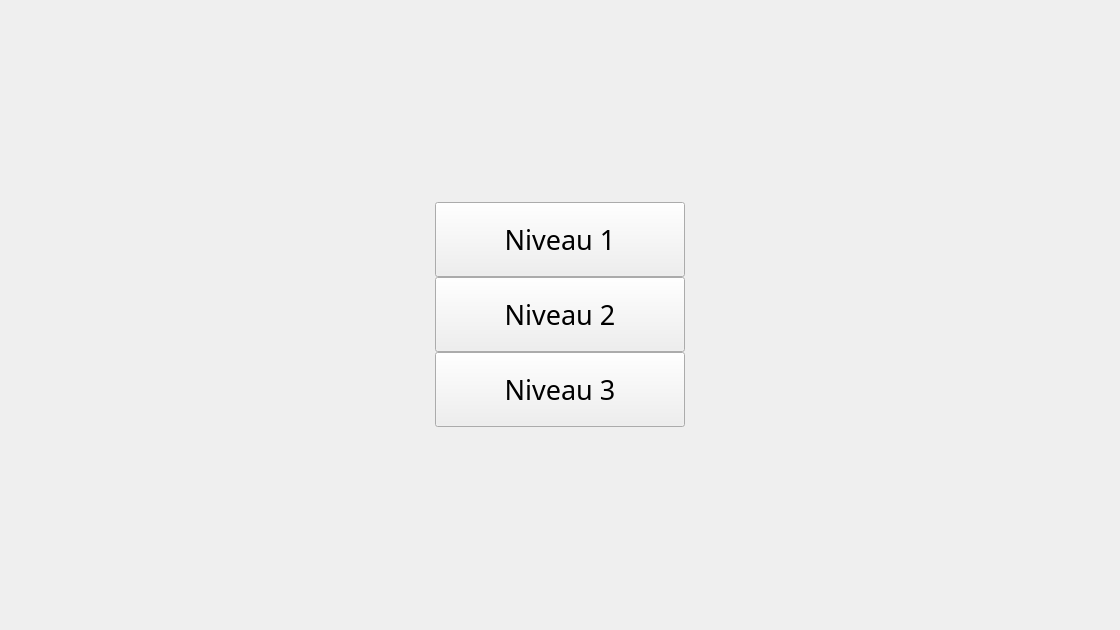
<?xml version="1.0" encoding="UTF-8"?>
<ui version="4.0">
 <class>GameWindow</class>
 <widget class="QMainWindow" name="GameWindow">
  <property name="geometry">
   <rect>
    <x>0</x>
    <y>0</y>
    <width>1120</width>
    <height>630</height>
   </rect>
  </property>
  <property name="windowTitle">
   <string>GameWindow</string>
  </property>
  <widget class="QWidget" name="centralwidget">
   <layout class="QVBoxLayout" name="verticalLayout_2">
    <property name="spacing">
     <number>0</number>
    </property>
    <property name="leftMargin">
     <number>0</number>
    </property>
    <property name="topMargin">
     <number>0</number>
    </property>
    <property name="rightMargin">
     <number>0</number>
    </property>
    <property name="bottomMargin">
     <number>0</number>
    </property>
    <item>
     <layout class="QHBoxLayout" name="horizontalLayout">
      <item>
       <spacer name="horizontalSpacer_2">
        <property name="orientation">
         <enum>Qt::Horizontal</enum>
        </property>
        <property name="sizeHint" stdset="0">
         <size>
          <width>40</width>
          <height>20</height>
         </size>
        </property>
       </spacer>
      </item>
      <item>
       <layout class="QVBoxLayout" name="verticalLayout">
        <item>
         <widget class="QPushButton" name="buttonLevel1">
          <property name="minimumSize">
           <size>
            <width>250</width>
            <height>75</height>
           </size>
          </property>
          <property name="font">
           <font>
            <family>Candara</family>
            <pointsize>20</pointsize>
           </font>
          </property>
          <property name="cursor">
           <cursorShape>PointingHandCursor</cursorShape>
          </property>
          <property name="text">
           <string>Niveau 1</string>
          </property>
         </widget>
        </item>
        <item>
         <widget class="QPushButton" name="buttonLevel2">
          <property name="minimumSize">
           <size>
            <width>250</width>
            <height>75</height>
           </size>
          </property>
          <property name="font">
           <font>
            <family>Candara</family>
            <pointsize>20</pointsize>
           </font>
          </property>
          <property name="cursor">
           <cursorShape>PointingHandCursor</cursorShape>
          </property>
          <property name="text">
           <string>Niveau 2</string>
          </property>
         </widget>
        </item>
        <item>
         <widget class="QPushButton" name="buttonLevel3">
          <property name="minimumSize">
           <size>
            <width>250</width>
            <height>75</height>
           </size>
          </property>
          <property name="font">
           <font>
            <family>Candara</family>
            <pointsize>20</pointsize>
           </font>
          </property>
          <property name="cursor">
           <cursorShape>PointingHandCursor</cursorShape>
          </property>
          <property name="text">
           <string>Niveau 3</string>
          </property>
         </widget>
        </item>
       </layout>
      </item>
      <item>
       <spacer name="horizontalSpacer">
        <property name="orientation">
         <enum>Qt::Horizontal</enum>
        </property>
        <property name="sizeHint" stdset="0">
         <size>
          <width>40</width>
          <height>20</height>
         </size>
        </property>
       </spacer>
      </item>
     </layout>
    </item>
   </layout>
  </widget>
 </widget>
 <resources/>
 <connections/>
</ui>
